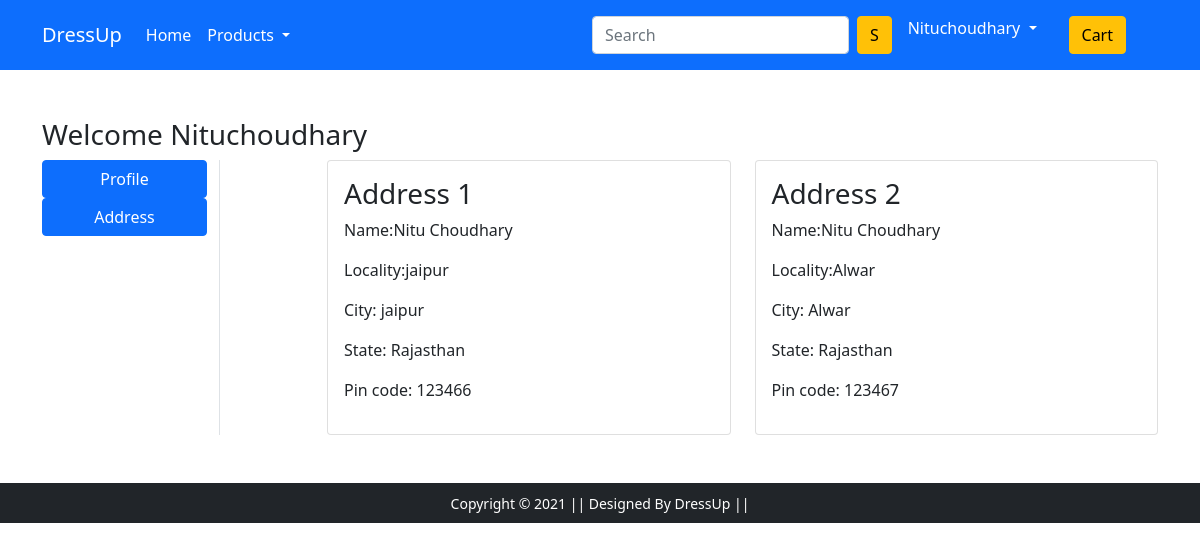
The page /address/ (signed in) on the database its author committed.
### app/models.py (models this page shows)
class Customer(models.Model):
    user = models.ForeignKey(User, on_delete=models.CASCADE)
    name = models.CharField(max_length =200)
    locality = models.CharField(max_length =200)
    city = models.CharField(max_length =50)
    state = models.CharField(choices=STATE_CHOICES, max_length =50)
    zipcode = models.IntegerField()

### app/views.py (the view)
# urls.py: path('address/', views.address, name='address'),
def address(request):
    add = Customer.objects.filter(user=request.user)
    return render(request, 'app/address.html',{'add':add, 'active':'btn-primary'})

### app/templates/app/address.html (shortened to what this page needs)
{% extends 'app/base.html' %}
{% load static %}
{% block main-content %}
<div class="container my-5">
 <div class="row">
 <h3>Welcome <span class = "text-capitalize">{{request.user}}</span></h3>
  <div class="col-sm-2 border-end">
   <ul class="list-unstyled">
    <li class="d-grid"><a href="{% url 'profile' %}" class="btn btn-primary">Profile</a></li>
    <li class="d-grid"><a href="{% url 'address' %}" class="btn {{active}}">Address</a></li>
   </ul>
  </div>
  <div class="col-sm-9 offset-sm-1">
   <div class="row">
       {% for ad in add %}
    <div class="col-sm-6">
     <div class="card">
      <div class="card-body">
       <h3>Address {{forloop.counter}}</h3>
       <p>Name:{{ad.name}} </p>
       <p>Locality:{{ad.locality}}</p>
       <p>City: {{ad.city}}</p>
       <p>State: {{ad.state}}</p>
       <p>Pin code: {{ad.zipcode}}</p>
      </div>
     </div>
    </div>
    {% endfor %}
   </div>
  </div>
 </div>
</div>
{% endblock main-content %}

### app/templates/app/base.html (shortened to what this page needs)
<!doctype html>
{% load static %}
<html lang="en">
  <head>
    <link href="https://cdn.jsdelivr.net/npm/bootstrap@5.0.0-beta1/dist/css/bootstrap.min.css" rel="stylesheet">
    <link rel="stylesheet" href="{% static 'app/css/owl.carousel.min.css' %}">
    <link rel="stylesheet" href="{% static 'app/css/all.min.css' %}">
    <link rel="stylesheet" href="{% static 'app/css/style.css' %}">
  </head>
  <body>
    <nav class="navbar navbar-expand-lg navbar-dark bg-primary">
     <div class="container">
       <a class="navbar-brand" href="/">DressUp</a>
       <div class="collapse navbar-collapse" id="navbarSupportedContent">
         <ul class="navbar-nav me-auto mb-2 mb-lg-0">
           <li class="nav-item">
             <a class="nav-link active" aria-current="page" href="/">Home</a>
           </li>
           <li class="nav-item dropdown">
             <a class="nav-link dropdown-toggle text-white" href="#" id="electronicsDropdown" role="button" data-bs-toggle="dropdown" aria-expanded="false">
               Products
             </a>
           </li>
         </ul>
         <form class="d-flex">
           <input class="form-control me-2" type="search" placeholder="Search" aria-label="Search">
           <button class="btn btn-warning" type="submit">S</button>
         </form>
         <div>
          <ul class="navbar-nav me-auto mb-2 mb-lg-0">
            {% if request.user.is_authenticated %}
           <li class="nav-item dropdown mx-2">
              <a class="nav-link dropdown-toggle text-white" href="#" id="profileDropdown" role="button" data-bs-toggle="dropdown" aria-expanded="false">
                {{request.user.username|capfirst}}
              </a>
            </li>
            <li class="nav-item mx-2">
             <a href="{% url 'showcart' %}" class="nav-link text-white"> <button class="btn btn-warning" type="submit">Cart</button> </a>
            </li>
              {% else %}
             <a href="{% url 'login' %}" class="nav-link text-white">Login</a>
            </li>
            <li class="nav-item mx-2">
             <a href="{% url 'customerregistration' %}" class="nav-link text-white">Registration</a>
            </li>
            {% endif %}
          </ul>
         </div>
       </div>
     </div>
    </nav>
    {% block main-content %} {% endblock main-content %}
    <footer class="container-fluid bg-dark text-center p-2 mt-5">
        <small class="text-white">Copyright &copy; 2021 || Designed By DressUp || </small>
    </footer>
  </body>
</html>

### rows shown on the page
Customer: name "Nitu Choudhary", locality "jaipur", city "jaipur", state "Rajasthan", zipcode "123466"
Customer: name "Nitu Choudhary", locality "Alwar", city "Alwar", state "Rajasthan", zipcode "123467"

### other values the page prints
{{ request.user.username|capfirst }} "Nituchoudhary"
{{ request.user }} "Nituchoudhary"
